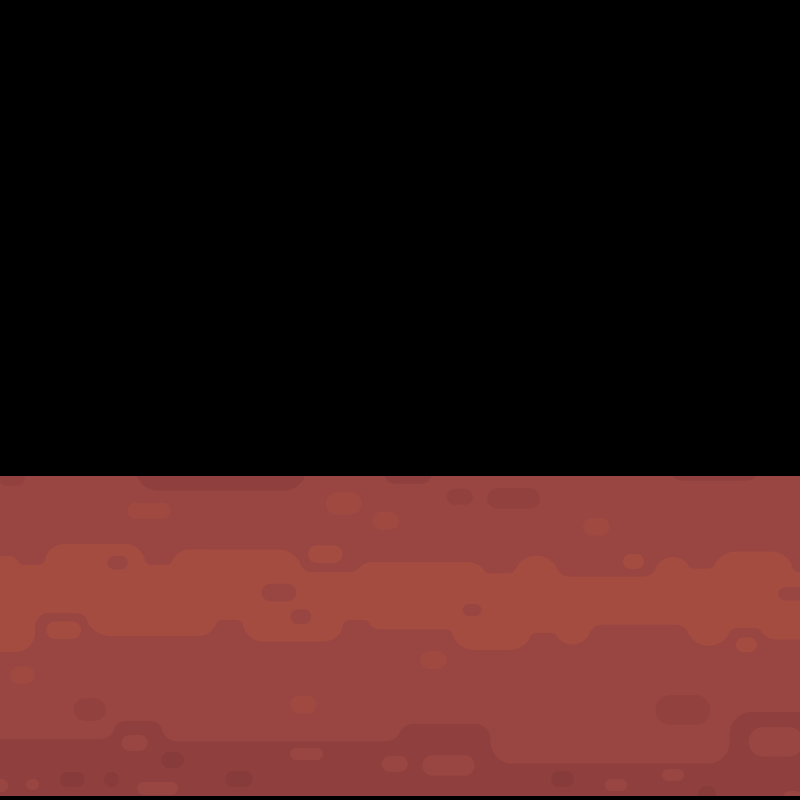

This is a level from a 2D game, rendered from its Tiled map with the project's own tilesets. A one-line summary and the map file follow, with tile-layer data summarised:
An orthogonal 200x200 tile map with 4x4 px tiles, 1 tile layer (Tile Layer 1).

<map version="1.9" tiledversion="1.9.2" orientation="orthogonal" renderorder="right-down" width="200" height="200" tilewidth="4" tileheight="4" infinite="0" nextlayerid="2" nextobjectid="1">
 <tileset firstgid="1" source="Canyon_terrein_tile_8.tsx" />
 <layer id="1" name="Tile Layer 1" width="200" height="200">
  <data>[40000 cells, 16000 non-empty, 16000 distinct tile ids]</data>
 </layer>
</map>
